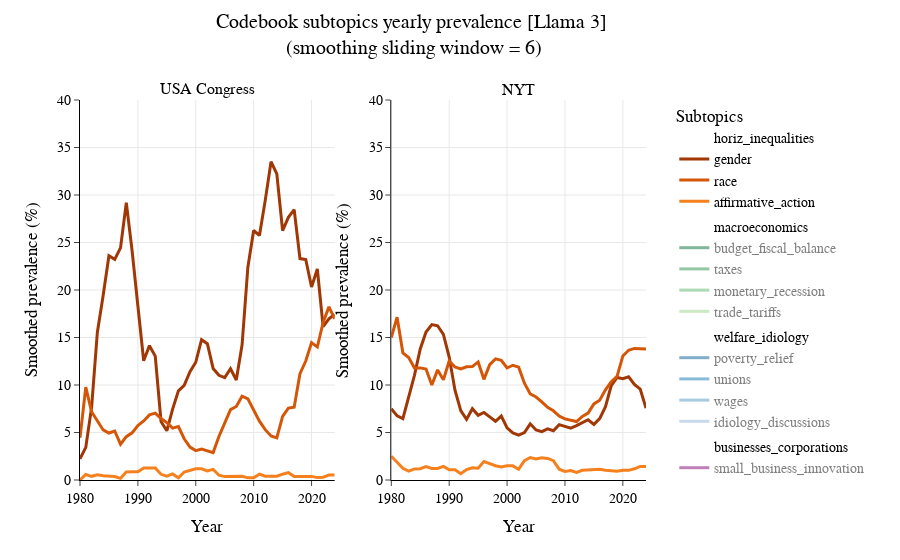

Write notebook code for a chart like this one.
### Code cell
window_size = 6
df1_name="USA Congress"
df2_name="NYT"
ymax = 40

#topic = ['horiz_inequalities', 'macroeconomics', 'stats_trends', 'debt_housing', 'businesses_corporations', 'health', 'education']

#topic = ['horiz_inequalities', 'macroeconomics', "welfare_idiology", 'businesses_corporations', 'health', 'stats_trends']
#plot_topic_subtopics(stm_congress_df, stm_nyt_df, cliff_name = "STM", topic_names = topic, topic_groups = topic_groups, 
#                     window_size=window_size, df1_name=df1_name, df2_name=df2_name, ymax = ymax, output_path= "stm_subtopic_prevalence1.html")

topic = ['horiz_inequalities', 'macroeconomics', "welfare_idiology", 'businesses_corporations', 'health', 'stats_trends']
plot_topic_subtopics(llama_congress_df, llama_nyt_df, cliff_name = "Llama 3", topic_names = topic, topic_groups = topic_groups, 
                     window_size=window_size, df1_name=df1_name, df2_name=df2_name, ymax = ymax, output_path= "llama_subtopic_prevalence1.html")
